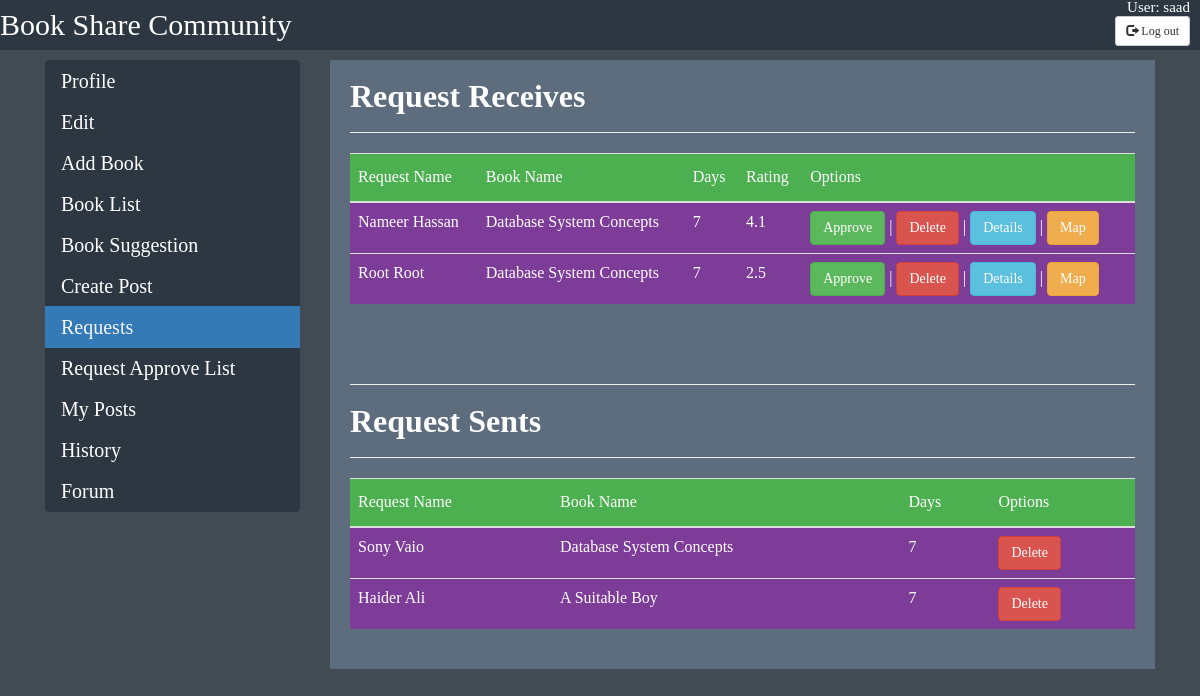
The page /client/requests/requests.php (signed in) on the database its author committed.
### tables this page shows
CREATE TABLE `requests` (
  `id` int(25) NOT NULL,
  `owner_id` int(25) NOT NULL,
  `request_id` int(25) NOT NULL,
  `comment` varchar(1000) NOT NULL,
  `book_name` varchar(100) NOT NULL,
  `status` int(1) NOT NULL DEFAULT '0',
  `rating` varchar(10) NOT NULL DEFAULT '1'
);

CREATE TABLE `users` (
  `id` int(25) NOT NULL,
  `first_name` varchar(50) NOT NULL,
  `last_name` varchar(50) NOT NULL,
  `gender` int(1) NOT NULL,
  `username` varchar(100) NOT NULL,
  `password` varchar(20) NOT NULL,
  `email` varchar(100) NOT NULL,
  `phone` char(11) NOT NULL,
  `public_info` text NOT NULL,
  `user_level` int(1) NOT NULL DEFAULT '1',
  `rating` varchar(25) NOT NULL
);

### includes/endyn.php (called while the page is built)
<?php
function my_simple_crypt( $string, $action = 'e' ) {
    $secret_key = 'my_simple_secret_key';
    $secret_iv = 'my_simple_secret_iv';
    $output = false;
    $encrypt_method = "AES-256-CBC";
    $key = hash( 'sha256', $secret_key );
    $iv = substr( hash( 'sha256', $secret_iv ), 0, 16 );
    if( $action == 'e' ) {
        $output = base64_encode( openssl_encrypt( $string, $encrypt_method, $key, 0, $iv ) );
    }
    else if( $action == 'd' ){
        $output = openssl_decrypt( base64_decode( $string ), $encrypt_method, $key, 0, $iv );
    }
    return $output;
}
?>

### client/requests/requests.php (the view, shortened to what this page needs)
<?php
 include_once("../../includes/endyn.php");
include_once("../others/config.php");
$id=$_SESSION['id'];
?>
<!doctype html>
<html>
<head>
	<link href="//maxcdn.bootstrapcdn.com/bootstrap/4.1.1/css/bootstrap.min.css" rel="stylesheet" id="bootstrap-css">
	<link rel="stylesheet" href="../../css/table.css">
	<link rel="stylesheet" href="https://maxcdn.bootstrapcdn.com/bootstrap/3.3.7/css/bootstrap.min.css">
	<link rel="stylesheet" href="../../css/user.css">
</head>
<body>
	<div class="header">
		<div class="logo">
			<ul>
				<li id="logo">Book Share Community </li>
				<li id="user">User:
					<?php echo $_SESSION['u_id'];?>
				</li><br>
				<form action="requests.php" method="post">
				<li id="button"><button  name="logout" type="submit" class="btn btn-default btn-sm">
          <span class="glyphicon glyphicon-log-out"></span> Log out
        </button>
				</li>
				</form>
			</ul>
		</div>
	</div>
	<div class="container">
		<div class="row">
			<div class="col-md-3">
				<div class="list-group ">
					<a href="../profile/profile.php" class="list-group-item list-group-item-action">Profile</a>
					<a href="../profile/profile_edit.php" class="list-group-item list-group-item-action">Edit</a>
					<a href="../book/client_book_add.php" class="list-group-item list-group-item-action">Add Book</a>
					<a href="../book/client_book_list.php" class="list-group-item list-group-item-action">Book List</a>
					<a href="../book/book_suggestion.php" class="list-group-item list-group-item-action">Book Suggestion</a>
					<a href="../others/create_post.php" class="list-group-item list-group-item-action">Create Post</a>
					<a href="#" class="list-group-item list-group-item-action active">Requests</a>
					<a href="approve_list.php" class="list-group-item list-group-item-action">Request Approve List</a>
					<a href="../others/my_posts.php" class="list-group-item list-group-item-action">My Posts</a>
					<a href="../requests/history.php" class="list-group-item list-group-item-action">History</a>
					<a href="../others/forum.php" class="list-group-item list-group-item-action">Forum</a>
				</div>
			</div>
			<div class="col-md-9">
				<div class="card">
					<div class="card-body">
						<div class="row">
							<div class="col-md-12">
								<h4>Request Receives</h4>
								<hr>
							</div>
						</div>
						<div class="row">
							<div class="col-md-12">
								<form action="" method="post">
									<div class="table-responsive">
										<table class="table" id="users">
											<tbody>
												<thead>
													<th>Request Name</th>
													<th>Book Name</th>
													<th>Days</th>
													<th>Rating</th>
													<th>Options</th>
												</thead>
	 <?php
		$result = mysqli_query($con, "SELECT * FROM requests WHERE 	owner_id=$id and status=0 order by 	rating DESC");
        while($res = mysqli_fetch_array($result)) {
            $rowid=$res['id'];
			echo "<tr>";
                        $reqid=$res['request_id'];
			$encrypted = my_simple_crypt( $rowid, 'e' );
			$abc=$encrypted;
                        $browid= my_simple_crypt( $reqid, 'e' );
			$result1 = mysqli_query($con, "SELECT * FROM users WHERE id=$reqid");
			$res1 = mysqli_fetch_array($result1);
			echo "<td>".$res1['first_name']." ".$res1['last_name']."</td>";
			echo "<td>".$res['book_name']."</td>";
			echo "<td>".'7'."</td>";
			echo "<td>".$res['rating']."</td>";
			echo "<td><a class='btn btn-success' href=\"request_approve.php?id=$res[request_id]&bookname=$res[book_name]&reqid=$rowid\">Approve</a> | <a class='btn btn-danger'  href=\"requests_delete.php?id=$abc\" onClick=\"return confirm('Are you sure you want to delete?')\">Delete</a> | <a class='btn btn-info' target = '_blank' href=\"borrower_profile.php?id=$browid\">Details</a> | <a class='btn btn-warning' target = '_blank' href=\"map.php?id=$browid\">Map</a></td>";
        }
        ?>
											</tbody>
										</table>
									</div>
								</form>
							</div>
						</div>
					</div>
					<div class="card-body">
						<div class="row">
							<div class="col-md-12">
								<hr>
								<h4 style="color: white;font-weight: bold;font-size: 32px;">Request Sents</h4>
								<hr>
							</div>
						</div>
						<div class="row">
							<div class="col-md-12">
								<form action="">
									<div class="table-responsive">
										<table class="table" id="users">
											<tbody>
												<thead>
													<th>Request Name</th>
													<th>Book Name</th>
													<th>Days</th>
													<th>Options</th>
												</thead>
	 <?php
		$result = mysqli_query($con, "SELECT * FROM requests  WHERE  request_id=$id and status=0");
        while($res = mysqli_fetch_array($result)) {
            echo "<tr>";
			$ownid=$res['owner_id'];
            $result2 = mysqli_query($con, "SELECT * FROM users WHERE id=$ownid");
			$res2 = mysqli_fetch_array($result2);
			echo "<td>".$res2['first_name']." ".$res2['last_name']."</td>";
			echo "<td>".$res['book_name']."</td>";
			echo "<td>".'7'."</td>";
			$resid=$res['id'];
			$encrypted = my_simple_crypt( $resid, 'e' );
			$def=$encrypted;
			echo "<td><a class='btn btn-danger' href=\"requests_delete.php?id=$def\" onClick=\"return confirm('Are you sure you want to delete?')\">Delete</a></td>";
        }
        ?>
											</tbody>
										</table>
									</div>
								</form>
							</div>
						</div>
					</div>
				</div>
			</div>
		</div>
	</div>
</body>
</html>

### css/table.css (style rules this page uses)
html,body,div,span,applet,object,iframe,h1,h2,h3,h4,h5,h6,p,blockquote,pre,a,abbr,acronym,address,big,cite,code,del,dfn,em,img,ins,kbd,q,s,samp,small,strike,strong,sub,sup,tt,var,b,u,i,center,dl,dt,dd,ol,ul,li,fieldset,form,label,legend,table,caption,tbody,tfoot,thead,tr,th,td,article,aside,canvas,details,embed,figure,figcaption,footer,header,hgroup,menu,nav,output,ruby,section,summary,time,mark,audio,video { margin: 0; padding: 0; border: 0; font-size: 100%; font: inherit; vertical-align: baseline; }
body { line-height: 1; }
ol,ul { list-style: none; }
table { border-collapse: collapse; border-spacing: 0; }
#users,#books tr:nth-child(even) { background-color:dodgerblue; }
#users,#books tr:hover { background-color: #7d3c98; }
#users th { padding-top: 12px; padding-bottom: 12px; text-align: left; background-color: #4CAF50; color: white; }
.card-body { color: black; }

### css/user.css (style rules this page uses)
html,body,div,span,applet,object,iframe,h1,h2,h3,h4,h5,h6,p,blockquote,pre,a,abbr,acronym,address,big,cite,code,del,dfn,em,img,ins,kbd,q,s,samp,small,strike,strong,sub,sup,tt,var,b,u,i,center,dl,dt,dd,ol,ul,li,fieldset,form,label,legend,table,caption,tbody,tfoot,thead,tr,th,td,article,aside,canvas,details,embed,figure,figcaption,footer,header,hgroup,menu,nav,output,ruby,section,summary,time,mark,audio,video { margin: 0; padding: 0; border: 0; font-size: 100%; font: inherit; vertical-align: baseline; }
body { line-height: 1; }
ol,ul { list-style: none; }
table { border-collapse: collapse; border-spacing: 0; }
body { background-color: #414B54; font-family: Baskerville, "Palatino Linotype", Palatino, "Century Schoolbook L", "Times New Roman", "serif"; }
.header { height:50px; background-color: #2c3742; margin-bottom: 10px; }
.header ul { text-decoration: none; color: white; }
.header ul li { float:left; }
#logo { font-size:30px; margin:0px; padding:10px 0px; color:#fff; }
#user,#button { float:right; margin-right: 10px; font-size: 15px; }
.list-group-item { background-color:#2c3742; font-size: 20px; border-color: #2c3742; }
a.list-group-item, button.list-group-item { color:#FFFFFF; }
.list-group-item.active, .list-group-item.active:focus, .list-group-item.active:hover { color:whitesmoke; border-color: #337ab7; font-size: 20px; }
.card-body { background-color:#5d6d7e; color: white; border-color:#2c3742; }
button, input, select, textarea { color: black; }
.card { border:none; }
a { color:chartreuse; }
h4 { color:white; font-weight: bold; font-size: 32px; }

### rows shown on the page
requests: users.first_name "Nameer", users.last_name "Hassan", book_name "Database System Concepts", rating "4.1"
requests: users.first_name "Root", users.last_name "Root", book_name "Database System Concepts", rating "2.5"
requests: owner.first_name "Sony", owner.last_name "Vaio", book_name "Database System Concepts"
requests: owner.first_name "Haider", owner.last_name "Ali", book_name "A Suitable Boy"

### other values the page prints
$_SESSION['u_id'] "saad"
